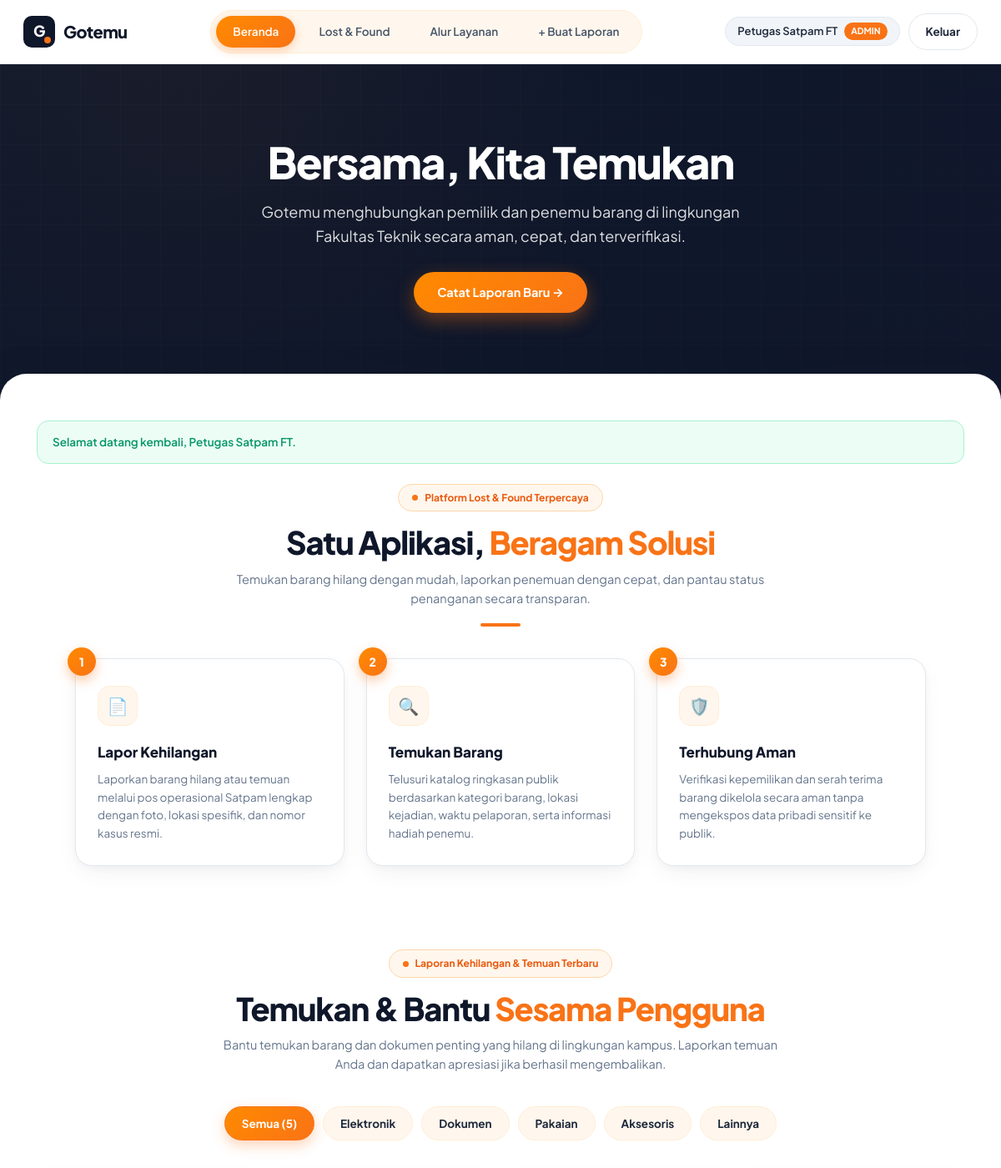
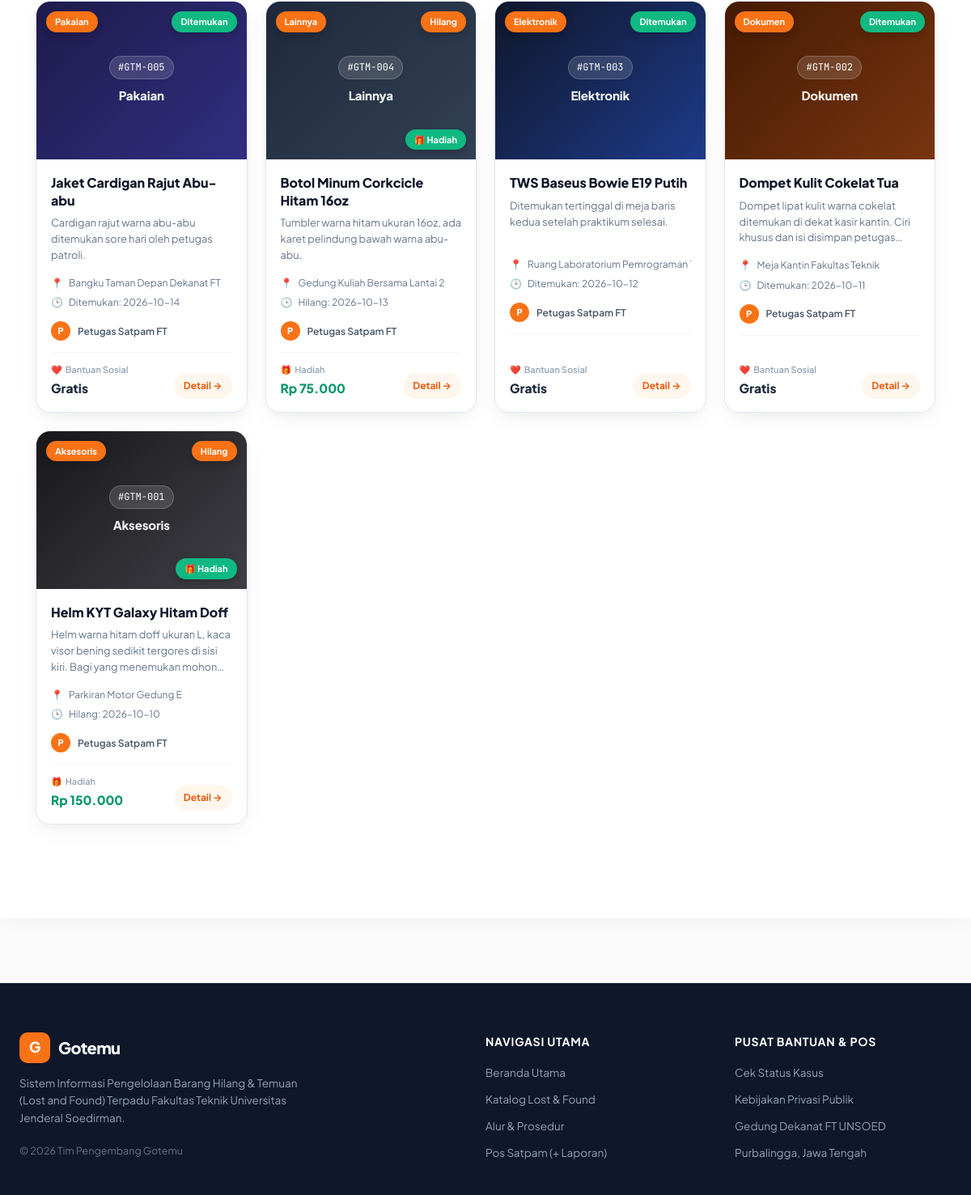
The app's page /daftar.php (signed in) with its own data (2 pictures, top to bottom).
### tables this page shows
CREATE TABLE pengguna (
  id INT UNSIGNED AUTO_INCREMENT PRIMARY KEY,
  username VARCHAR(30) NOT NULL UNIQUE,
  nama VARCHAR(100) NOT NULL,
  peran ENUM('admin','anggota') NOT NULL DEFAULT 'anggota',
  hash_sandi VARCHAR(255) NOT NULL,
  dibuat_pada DATETIME NOT NULL DEFAULT CURRENT_TIMESTAMP
);

CREATE TABLE kasus_barang (
  id INT UNSIGNED AUTO_INCREMENT PRIMARY KEY,
  pengguna_id INT UNSIGNED NOT NULL,
  nama_barang VARCHAR(150) NOT NULL,
  kategori ENUM('Elektronik','Dokumen','Pakaian','Aksesoris','Lainnya') NOT NULL,
  status ENUM('Hilang','Ditemukan') NOT NULL,
  lokasi VARCHAR(150) NOT NULL,
  deskripsi VARCHAR(2000) NOT NULL,
  imbalan INT UNSIGNED NOT NULL DEFAULT 0,
  foto_barang VARCHAR(255) DEFAULT NULL,
  label_penyimpanan VARCHAR(50) NOT NULL DEFAULT '-',
  status_penanganan ENUM('Diterima','Dalam Penanganan','Dalam Verifikasi','Diserahterimakan','Ditutup') NOT NULL DEFAULT 'Diterima',
  tanggal_kejadian DATE NOT NULL,
  dibuat_pada DATETIME NOT NULL DEFAULT CURRENT_TIMESTAMP,
  FOREIGN KEY (pengguna_id) REFERENCES pengguna (id)
);

### sesi.php (called while the page is built, shortened)
<?php
function e(?string $teks): string
{
    return htmlspecialchars($teks ?? '', ENT_QUOTES, 'UTF-8');
}
function ambilFlash(): ?string
{
    $pesan = $_SESSION['flash'] ?? null;
    return $pesan;
}
function penggunaAktif(): ?array
{
    return [
        'id'       => $_SESSION['id'],
        'username' => $_SESSION['username'],
        'nama'     => $_SESSION['nama'],
        'peran'    => $_SESSION['peran'],
    ];
}

### validasi.php (called while the page is built, shortened)
<?php
function formatRupiah(int $nominal): string
{
    return 'Rp ' . number_format($nominal, 0, ',', '.');
}

### daftar.php (the view, shortened to what this page needs)
<?php
require_once __DIR__ . '/sesi.php';
require_once __DIR__ . '/koneksi.php';
require_once __DIR__ . '/validasi.php';
$pengguna = penggunaAktif();
$pesan    = ambilFlash();
try {
    $sql = 'SELECT k.id, k.nama_barang, k.kategori, k.status, k.lokasi,
                   k.deskripsi, k.imbalan, k.foto_barang, k.status_penanganan,
                   k.tanggal_kejadian, k.dibuat_pada,
                   u.nama AS pencatat
            FROM kasus_barang AS k
            JOIN pengguna AS u ON u.id = k.pengguna_id
            ORDER BY k.dibuat_pada DESC, k.id DESC';
    $daftar = $db->query($sql)->fetch_all(MYSQLI_ASSOC);
} catch (mysqli_sql_exception $ex) {
    error_log('[Read Daftar Gagal] ' . $ex->getMessage());
    http_response_code(500);
    exit('Maaf, data kasus barang belum dapat ditampilkan saat ini.');
}
$filterKategori = $_GET['kat'] ?? 'Semua';
$sedangFilter   = isset($_GET['kat']);
?>
<!DOCTYPE html>
<html lang="id">
<head>
    <link rel="stylesheet" href="style.css">
</head>
<body>
    <header class="topbar">
        <div class="topbar-inner">
            <a href="daftar.php" class="brand">
                <span class="brand-logo">G</span>
                <span>Gotemu</span>
            </a>
            <nav class="nav-pills" id="mainNav">
                <a href="daftar.php" data-nav="beranda" class="nav-pill-item <?= !$sedangFilter ? 'active' : '' ?>">Beranda</a>
                <a href="#katalog" data-nav="katalog" class="nav-pill-item <?= $sedangFilter ? 'active' : '' ?>">Lost &amp; Found</a>
                <a href="#solusi" data-nav="solusi" class="nav-pill-item">Alur Layanan</a>
                <?php if ($pengguna['peran'] === 'admin'): ?>
                    <a href="tambah.php" class="nav-pill-item">+ Buat Laporan</a>
                <?php endif; ?>
            </nav>
            <div class="user-actions">
                <span class="user-badge">
                    <?= e($pengguna['nama']) ?>
                    <span class="role-tag"><?= e($pengguna['peran']) ?></span>
                </span>
                <a href="logout.php" class="btn btn-secondary">Keluar</a>
            </div>
        </div>
    </header>
    <section class="hero-banner">
        <video class="hero-video" autoplay loop muted playsinline preload="auto">
            <source src="hero.mp4" type="video/mp4">
        </video>
        <div class="hero-overlay"></div>
        <div class="hero-content">
            <h1 class="hero-title">Bersama, Kita Temukan</h1>
            <p class="hero-subtitle">
                Gotemu menghubungkan pemilik dan penemu barang di lingkungan Fakultas Teknik secara aman, cepat, dan terverifikasi.
            </p>
            <?php if ($pengguna['peran'] === 'admin'): ?>
                <a href="tambah.php" class="btn-orange-pill">Catat Laporan Baru &rarr;</a>
            <?php else: ?>
                <a href="#katalog" class="btn-orange-pill" id="btnJelajah">Jelajahi Katalog Barang &rarr;</a>
            <?php endif; ?>
        </div>
    </section>
    <div class="main-sheet">
        <div class="container">
            <?php if ($pesan !== null): ?>
                <div class="alert alert-success"><?= e($pesan) ?></div>
            <?php endif; ?>
            <section id="solusi" style="margin-bottom: 56px;">
                <div class="section-head">
                    <span class="eyebrow-pill">Platform Lost &amp; Found Terpercaya</span>
                    <h2 class="section-title">Satu Aplikasi, <span class="text-orange">Beragam Solusi</span></h2>
                    <p class="section-subtitle">
                        Temukan barang hilang dengan mudah, laporkan penemuan dengan cepat, dan pantau status penanganan secara transparan.
                    </p>
                    <div class="section-divider"></div>
                </div>
                <div class="steps-grid">
                    <div class="step-card">
                        <span class="step-num">1</span>
                        <div class="step-icon">📄</div>
                        <h3 class="step-title">Lapor Kehilangan</h3>
                        <p class="step-desc">
                            Laporkan barang hilang atau temuan melalui pos operasional Satpam lengkap dengan foto, lokasi spesifik, dan nomor kasus resmi.
                        </p>
                    </div>
                    <div class="step-card">
                        <span class="step-num">2</span>
                        <div class="step-icon">🔍</div>
                        <h3 class="step-title">Temukan Barang</h3>
                        <p class="step-desc">
                            Telusuri katalog ringkasan publik berdasarkan kategori barang, lokasi kejadian, waktu pelaporan, serta informasi hadiah penemu.
                        </p>
                    </div>
                    <div class="step-card">
                        <span class="step-num">3</span>
                        <div class="step-icon">🛡️</div>
                        <h3 class="step-title">Terhubung Aman</h3>
                        <p class="step-desc">
                            Verifikasi kepemilikan dan serah terima barang dikelola secara aman tanpa mengekspos data pribadi sensitif ke publik.
                        </p>
                    </div>
                </div>
            </section>
            <section id="katalog" class="catalog-section">
                <div class="section-head">
                    <span class="eyebrow-pill">Laporan Kehilangan &amp; Temuan Terbaru</span>
                    <h2 class="section-title">Temukan &amp; Bantu <span class="text-orange">Sesama Pengguna</span></h2>
                    <p class="section-subtitle">
                        Bantu temukan barang dan dokumen penting yang hilang di lingkungan kampus. Laporkan temuan Anda dan dapatkan apresiasi jika berhasil mengembalikan.
                    </p>
                </div>
                <div class="category-Variable-pills">
                    <a href="daftar.php?kat=Semua#katalog" class="cat-pill <?= $filterKategori === 'Semua' ? 'active' : '' ?>">Semua (<?= count($daftar) ?>)</a>
                    <?php foreach (DAFTAR_KATEGORI as $kat): ?>
                        <a href="daftar.php?kat=<?= urlencode($kat) ?>#katalog" class="cat-pill <?= $filterKategori === $kat ? 'active' : '' ?>">
                            <?= e($kat) ?>
                        </a>
                    <?php endforeach; ?>
                </div>
                <div class="catalog-grid">
                    <?php
                    foreach ($daftar as $baris):
                        $kodeKasus  = '#GTM-' . str_pad((string) (int) $baris['id'], 3, '0', STR_PAD_LEFT);
                        $inisial    = mb_strtoupper(mb_substr($baris['pencatat'], 0, 1));
                        $adaImbalan = ((int) $baris['imbalan'] > 0);
                        $kelasKat   = 'kat-' . strtolower($baris['kategori']);
                    ?>
                        <a href="detail.php?id=<?= (int) $baris['id'] ?>" class="item-card">
                            <div class="card-media">
                                <?php if (!empty($baris['foto_barang']) && file_exists(__DIR__ . '/' . $baris['foto_barang'])): ?>
                                    <img src="<?= e($baris['foto_barang']) ?>" alt="<?= e($baris['nama_barang']) ?>">
                                <?php else: ?>
                                    <div class="card-visual-fallback <?= e($kelasKat) ?>">
                                        <span class="fallback-code"><?= e($kodeKasus) ?></span>
                                        <span class="fallback-cat"><?= e($baris['kategori']) ?></span>
                                    </div>
                                <?php endif; ?>
                                <span class="pill-top-left"><?= e($baris['kategori']) ?></span>
                                <span class="pill-top-right <?= $baris['status'] === 'Ditemukan' ? 'status-ditemukan' : 'status-hilang' ?>">
                                    <?= e($baris['status']) ?>
                                </span>
                                <?php if ($adaImbalan): ?>
                                    <span class="pill-bottom-right">🎁 Hadiah</span>
                                <?php endif; ?>
                            </div>
                            <div class="card-body">
                                <h3 class="card-title"><?= e($baris['nama_barang']) ?></h3>
                                <p class="card-desc"><?= e($baris['deskripsi']) ?></p>
                                <div class="card-meta-list">
                                    <div class="card-meta-item">
                                        <span class="meta-icon">📍</span>
                                        <span><?= e($baris['lokasi']) ?></span>
                                    </div>
                                    <div class="card-meta-item">
                                        <span class="meta-icon">🕒</span>
                                        <span><?= e($baris['status']) ?>: <?= e($baris['tanggal_kejadian']) ?></span>
                                    </div>
                                </div>
                                <div class="card-author">
                                    <span class="author-avatar"><?= e($inisial) ?></span>
                                    <span class="author-name"><?= e($baris['pencatat']) ?></span>
                                </div>
                                <div class="card-footer">
                                    <div>
                                        <?php if ($adaImbalan): ?>
                                            <div class="reward-type"><span class="gift">🎁</span> Hadiah</div>
                                            <div class="reward-amount is-paid"><?= e(formatRupiah((int) $baris['imbalan'])) ?></div>
                                        <?php else: ?>
                                            <div class="reward-type"><span class="heart">❤️</span> Bantuan Sosial</div>
                                            <div class="reward-amount">Gratis</div>
                                        <?php endif; ?>
                                    </div>
                                    <span class="card-detail-btn">Detail &rarr;</span>
                                </div>
                            </div>
                        </a>
                    <?php endforeach; ?>
                </div>
            </section>
        </div>
    </div>
    <footer class="site-footer">
        <div class="footer-inner">
            <div class="footer-col brand-col">
                <div class="brand">
                    <span class="brand-logo">G</span>
                    <span>Gotemu</span>
                </div>
                <p class="footer-desc">
                    Sistem Informasi Pengelolaan Barang Hilang &amp; Temuan (Lost and Found) Terpadu Fakultas Teknik Universitas Jenderal Soedirman.
                </p>
                <p class="footer-copyright">
                    &copy; 2026 Tim Pengembang Gotemu
                </p>
            </div>
            <div class="footer-col">
                <h4 class="footer-heading">Navigasi Utama</h4>
                <ul class="footer-links">
                    <li><a href="daftar.php">Beranda Utama</a></li>
                    <li><a href="#katalog">Katalog Lost &amp; Found</a></li>
                    <li><a href="#solusi">Alur &amp; Prosedur</a></li>
                    <?php if ($pengguna['peran'] === 'admin'): ?>
                        <li><a href="tambah.php">Pos Satpam (+ Laporan)</a></li>
                    <?php endif; ?>
                </ul>
            </div>
            <div class="footer-col">
                <h4 class="footer-heading">Pusat Bantuan &amp; Pos</h4>
                <ul class="footer-links">
                    <li><a href="#katalog">Cek Status Kasus</a></li>
                    <li><a href="#solusi">Kebijakan Privasi Publik</a></li>
                    <li><span style="color: #94a3b8; font-size: 13.5px;">Gedung Dekanat FT UNSOED</span></li>
                    <li><span style="color: #94a3b8; font-size: 13.5px;">Purbalingga, Jawa Tengah</span></li>
                </ul>
            </div>
        </div>
    </footer>
</body>
</html>

### records on screen
pengguna: nama "Petugas Satpam FT"
kasus_barang: id "#GTM-005", kategori "Pakaian", status "Ditemukan", nama_barang "Jaket Cardigan Rajut Abu-abu", deskripsi "Cardigan rajut warna abu-abu ditemukan sore hari oleh petugas patroli.", lokasi "Bangku Taman Depan Dekanat FT", tanggal_kejadian "2026-10-14", pengguna.nama "P", pengguna.nama "Petugas Satpam FT", imbalan "Bantuan Sosial"
kasus_barang: id "#GTM-004", kategori "Lainnya", status "Hilang", shows "🎁 Hadiah", nama_barang "Botol Minum Corkcicle Hitam 16oz", deskripsi "Tumbler warna hitam ukuran 16oz, ada karet pelindung bawah warna abu-abu.", lokasi "Gedung Kuliah Bersama Lantai 2", tanggal_kejadian "2026-10-13", pengguna.nama "P", pengguna.nama "Petugas Satpam FT", imbalan "Rp 75.000"
kasus_barang: id "#GTM-003", kategori "Elektronik", status "Ditemukan", nama_barang "TWS Baseus Bowie E19 Putih", deskripsi "Ditemukan tertinggal di meja baris kedua setelah praktikum selesai.", lokasi "Ruang Laboratorium Pemrograma…", tanggal_kejadian "2026-10-12", pengguna.nama "P", pengguna.nama "Petugas Satpam FT", imbalan "Bantuan Sosial"
kasus_barang: id "#GTM-002", kategori "Dokumen", status "Ditemukan", nama_barang "Dompet Kulit Cokelat Tua", deskripsi "Dompet lipat kulit warna cokelat ditemukan di dekat kasir kantin. Ciri khusus dan isi disimpan…", lokasi "Meja Kantin Fakultas Teknik", tanggal_kejadian "2026-10-11", pengguna.nama "P", pengguna.nama "Petugas Satpam FT", imbalan "Bantuan Sosial"
kasus_barang: id "#GTM-001", kategori "Aksesoris", status "Hilang", shows "🎁 Hadiah", nama_barang "Helm KYT Galaxy Hitam Doff", deskripsi "Helm warna hitam doff ukuran L, kaca visor bening sedikit tergores di sisi kiri. Bagi yang menemukan…", lokasi "Parkiran Motor Gedung E", tanggal_kejadian "2026-10-10", pengguna.nama "P", pengguna.nama "Petugas Satpam FT", imbalan "Rp 150.000"

### other values on screen
$pengguna['peran'] "ADMIN"
$pesan "Selamat datang kembali, Petugas Satpam FT."
count($daftar) "5"
$kat "Elektronik"
$kat "Dokumen"
$kat "Pakaian"
$kat "Aksesoris"
$kat "Lainnya"
